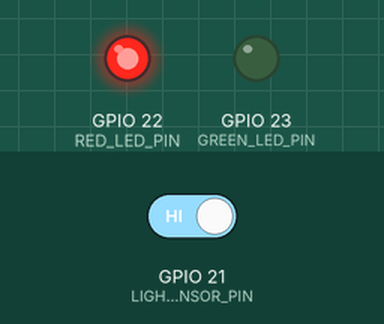
Recording of a sketch running on a simulated ESP32. Parts: output pins drawn as LEDs (lit = HIGH). Inputs (shaded band) come from the test bench; at power-on: GPIO 21 (LIGHT_SENSOR_PIN) HIGH. WiFi joins after 1.5 s; servers stay silent unless stated; uploads are accepted with an empty reply; what the sketch prints to the serial monitor is not drawn.

Above: at 3.1 s.
3.2 s: GPIO 21 (LIGHT_SENSOR_PIN) driven LOW
At 4.8 s:
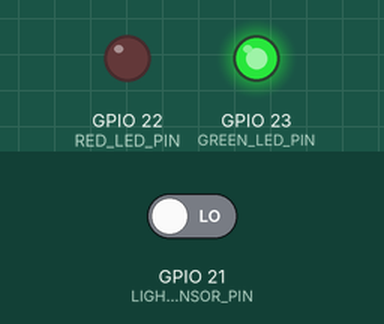
5.7 s: GPIO 21 (LIGHT_SENSOR_PIN) driven HIGH
At 7.8 s:
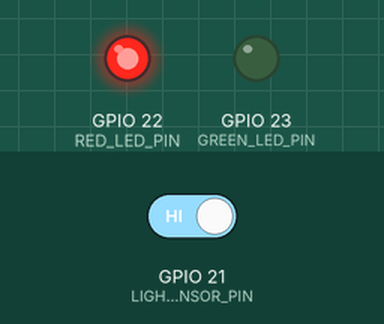
Timing chart, 0 to 9.3 s (numbered marks = the images above; inputs shaded):
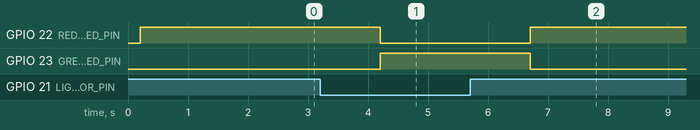

The sketch:

lounge-light-sensor.ino
```cpp
/*
 * IEEE TAMU Lounge Officer Presence Sensor
 *
 * ESP32 firmware for the lounge light sensor. It reports whether the room light
 * is on to the Discord bot's /officer-status endpoint, which keeps a live embed
 * updated in a Discord channel.
 *
 * Wiring (LM393 photoresistor module):
 *   - VCC -> 3V3  (do not use 5V: DO would be 5V on the ESP32 pin)
 *   - GND -> GND
 *   - DO  -> GPIO 21
 *   - Optional red LED:   GPIO 22 -> 220-330 ohm resistor -> LED -> GND
 *   - Optional green LED: GPIO 23 -> 220-330 ohm resistor -> LED -> GND
 *
 * Adjust the module's potentiometer so its DO LED turns on when the room light
 * is on. Most LM393 modules output LOW for "light detected"; if yours is
 * inverted, set LIGHT_ACTIVE_LOW to false.
 *
 * Configuration lives in secrets.h (copy secrets.example.h and fill it in).
 * secrets.h is gitignored so Wi-Fi credentials and the API key stay local.
 *
 * Behaviour:
 *   - Samples the digital light sensor and requires 1 second of stable state.
 *   - Posts immediately when presence changes, then heartbeats every 15 seconds.
 *   - If a request fails, retries every 5 seconds without losing the state.
 */

#include "secrets.h"

#include <WiFi.h>
#include <WiFiClient.h>
#include <WiFiClientSecure.h>
#include <HTTPClient.h>

// ---------------------------------------------------------------------------
// Pins
// ---------------------------------------------------------------------------
constexpr uint8_t LIGHT_SENSOR_PIN = 21;
constexpr uint8_t RED_LED_PIN = 22;
constexpr uint8_t GREEN_LED_PIN = 23;

// Most LM393 light modules pull DO LOW when light is detected.
constexpr bool LIGHT_ACTIVE_LOW = true;

// ---------------------------------------------------------------------------
// Timing
// ---------------------------------------------------------------------------
constexpr uint32_t WIFI_CONNECT_TIMEOUT_MS = 15000;
constexpr uint32_t WIFI_RETRY_MS = 10000;
constexpr uint32_t LIGHT_STABLE_MS = 1000;
constexpr uint32_t HEARTBEAT_MS = 15000;
constexpr uint32_t RETRY_MS = 5000;
constexpr uint32_t HTTP_TIMEOUT_MS = 5000;

// ---------------------------------------------------------------------------
// State
// ---------------------------------------------------------------------------
bool officerPresent = false;
bool lastRawLight = false;
uint32_t lastLightChangeMs = 0;

bool forceSend = false;
bool sendPending = false;
uint32_t lastHeartbeatMs = 0;
uint32_t lastSendAttemptMs = 0;
uint32_t lastWifiAttemptMs = 0;

bool readLightOn() {
  const bool raw = digitalRead(LIGHT_SENSOR_PIN);
  return LIGHT_ACTIVE_LOW ? raw == LOW : raw == HIGH;
}

void applyLedState() {
  digitalWrite(RED_LED_PIN, officerPresent ? LOW : HIGH);
  digitalWrite(GREEN_LED_PIN, officerPresent ? HIGH : LOW);
}

void connectWiFi() {
  if (WiFi.status() == WL_CONNECTED) {
    return;
  }

  Serial.printf("Connecting to Wi-Fi \"%s\"", WIFI_SSID);
  WiFi.mode(WIFI_STA);
  WiFi.begin(WIFI_SSID, WIFI_PASSWORD);

  const uint32_t startedAt = millis();
  while (WiFi.status() != WL_CONNECTED && millis() - startedAt < WIFI_CONNECT_TIMEOUT_MS) {
    delay(250);
    Serial.print('.');
  }
  Serial.println();

  if (WiFi.status() == WL_CONNECTED) {
    Serial.printf("Wi-Fi connected: %s (RSSI %d dBm)\n", WiFi.localIP().toString().c_str(), WiFi.RSSI());
  } else {
    Serial.println("Wi-Fi connect timed out; will retry.");
  }
}

void pollLight(uint32_t now) {
  const bool reading = readLightOn();

  // Require the new light state to hold before accepting it so flicker and
  // shadows do not spam Discord with presence changes.
  if (reading != lastRawLight) {
    lastRawLight = reading;
    lastLightChangeMs = now;
  }

  if (now - lastLightChangeMs < LIGHT_STABLE_MS || reading == officerPresent) {
    return;
  }

  officerPresent = reading;
  applyLedState();
  forceSend = true;

  Serial.printf("[LIGHT] %s\n", officerPresent ? "ON - officer present" : "OFF - lounge empty");
}

bool sendStatusUpdate() {
  if (WiFi.status() != WL_CONNECTED) {
    return false;
  }

  HTTPClient http;
  http.setTimeout(HTTP_TIMEOUT_MS);

  // Reuse one client per scheme so repeated heartbeats do not fragment the heap.
  static WiFiClient plainClient;
  static WiFiClientSecure secureClient;

  bool started = false;
  if (strncmp(STATUS_URL, "https://", 8) == 0) {
    // Cloudflare's edge certificate is not pinned here. Traffic is still
    // encrypted; for stricter validation replace setInsecure() with setCACert().
    secureClient.setInsecure();
    started = http.begin(secureClient, STATUS_URL);
  } else {
    started = http.begin(plainClient, STATUS_URL);
  }

  if (!started) {
    Serial.println("[HTTP] Could not create connection.");
    return false;
  }

  http.addHeader("Content-Type", "application/json");
  if (API_KEY[0] != '\0') {
    http.addHeader("Authorization", String("Bearer ") + API_KEY);
  }

  String payload;
  payload.reserve(256);
  payload += F("{\"deviceId\":\"");
  payload += DEVICE_ID;
  payload += F("\",\"greenActive\":");
  payload += officerPresent ? F("true") : F("false");
  payload += F(",\"status\":\"");
  payload += officerPresent ? F("PRESENT") : F("EMPTY");
  payload += F("\",\"uptimeSec\":");
  payload += String(millis() / 1000UL);
  payload += F(",\"rssi\":");
  payload += String(WiFi.RSSI());
  payload += '}';

  const int httpCode = http.POST(payload);
  const bool ok = httpCode >= 200 && httpCode < 300;

  Serial.printf("[HTTP] %s (%d)", ok ? "ok" : "failed", httpCode);
  if (httpCode > 0) {
    Serial.printf(" | %s\n", http.getString().c_str());
  } else {
    Serial.printf(" | %s\n", http.errorToString(httpCode).c_str());
  }

  http.end();
  return ok;
}

void setup() {
  Serial.begin(115200);
  delay(200);
  Serial.println("\nIEEE TAMU lounge light sensor");

  pinMode(LIGHT_SENSOR_PIN, INPUT);
  pinMode(RED_LED_PIN, OUTPUT);
  pinMode(GREEN_LED_PIN, OUTPUT);

  officerPresent = readLightOn();
  lastRawLight = officerPresent;
  lastLightChangeMs = millis();
  applyLedState();
  Serial.printf("[LIGHT] boot state: %s\n", officerPresent ? "ON" : "OFF");

  connectWiFi();
  lastWifiAttemptMs = millis();

  const uint32_t now = millis();
  lastSendAttemptMs = now;
  if (sendStatusUpdate()) {
    lastHeartbeatMs = now;
    sendPending = false;
  } else {
    sendPending = true;
  }
}

void loop() {
  const uint32_t now = millis();

  if (WiFi.status() != WL_CONNECTED && now - lastWifiAttemptMs >= WIFI_RETRY_MS) {
    lastWifiAttemptMs = now;
    connectWiFi();
  }

  pollLight(now);

  if (WiFi.status() == WL_CONNECTED) {
    const bool heartbeatDue = now - lastHeartbeatMs >= HEARTBEAT_MS;
    const bool retryDue = sendPending && now - lastSendAttemptMs >= RETRY_MS;

    if (forceSend || heartbeatDue || retryDue) {
      lastSendAttemptMs = now;
      forceSend = false;

      if (sendStatusUpdate()) {
        lastHeartbeatMs = now;
        sendPending = false;
      } else {
        sendPending = true;
      }
    }
  }
}
```

secrets.example.h
```cpp
#pragma once

// Copy this file to secrets.h and fill in the real values.
// secrets.h is gitignored and must never be committed.

// ---------------------------------------------------------------------------
// Wi-Fi
// ---------------------------------------------------------------------------
constexpr char WIFI_SSID[] = "IEEE TAMU Lounge";
constexpr char WIFI_PASSWORD[] = "";

// ---------------------------------------------------------------------------
// Discord bot API
// ---------------------------------------------------------------------------
// The lounge Wi-Fi is bridged onto the IEEE LAN. `ieee-tamu-5B` runs k3s and
// serves Traefik on port 80, which routes this path to the Discord bot.
constexpr char STATUS_URL[] = "http://192.168.1.10/officer-status";
// Must match OFFICER_STATUS_API_KEY in the bot's .env. Leave empty only if the
// bot has no key configured.
constexpr char API_KEY[] = "";
// Unique per device; used in API responses and when multiple sensors report.
constexpr char DEVICE_ID[] = "esp32-lounge-light-1";
```

Measured:
- after the input at 3.2 s, GPIO 22 (RED_LED_PIN): HIGH → LOW after 1.0 s; GPIO 23 (GREEN_LED_PIN): LOW → HIGH after 1.0 s
- after the input at 5.7 s, GPIO 22 (RED_LED_PIN): LOW → HIGH after 1.0 s; GPIO 23 (GREEN_LED_PIN): HIGH → LOW after 1.0 s
